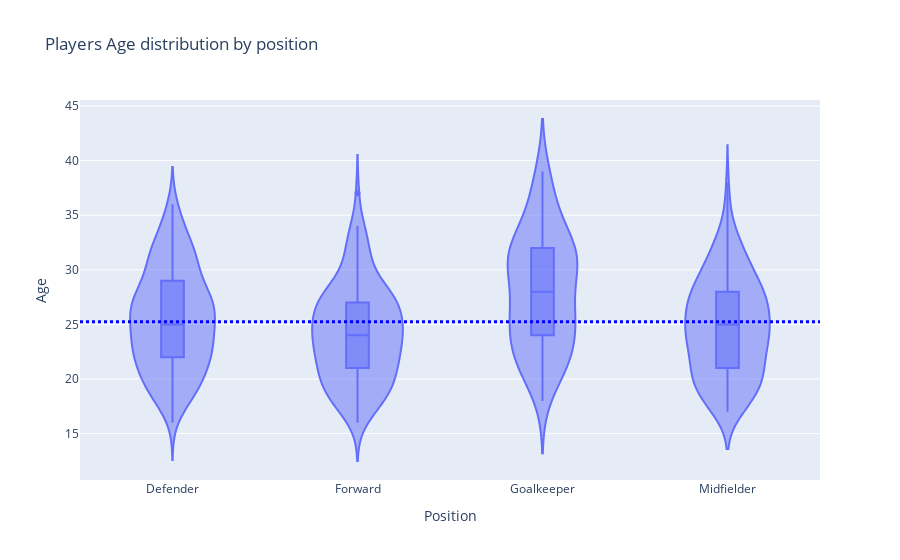

Here is the notebook cell this chart was saved with:
### Code cell
df = pd.concat([df_defender,df_forward,df_goalkeeper,df_midfielder],ignore_index=True)
age_avg=df['Age'].mean()
fig = px.violin(df, y="Age", x="Position", box=True, title='Players Age distribution by position',template='plotly')
fig.add_shape(type="line", line_color="blue", line_width=3, opacity=1, line_dash="dot",x0=0, x1=1, xref="paper", y0=age_avg, y1=age_avg, yref="y")
fig.show()

### Figure 1 — Plotly figure (JSON) as saved in the notebook; plotly's stock layout.template omitted (floating-point values rounded to 4 significant figures; data arrays with more than 128 entries replaced by an {"elided": "..."} marker saying what was removed)
{"data": [{"alignmentgroup": "True", "box": {"visible": true}, "hovertemplate": "Position=%{x}<br>Age=%{y}<extra></extra>", "legendgroup": "", "marker": {"color": "#636efa"}, "name": "", "offsetgroup": "", "orientation": "v", "scalegroup": "True", "showlegend": false, "type": "violin", "x": {"elided": "554 str values"}, "x0": " ", "xaxis": "x", "y": {"elided": "554 int values"}, "y0": " ", "yaxis": "y"}], "layout": {"legend": {"tracegroupgap": 0}, "shapes": [{"line": {"color": "blue", "dash": "dot", "width": 3}, "opacity": 1, "type": "line", "x0": 0, "x1": 1, "xref": "paper", "y0": 25.24, "y1": 25.24, "yref": "y"}], "title": {"text": "Players Age distribution by position"}, "violinmode": "group", "xaxis": {"anchor": "y", "domain": [0, 1], "title": {"text": "Position"}}, "yaxis": {"anchor": "x", "domain": [0, 1], "title": {"text": "Age"}}}}
